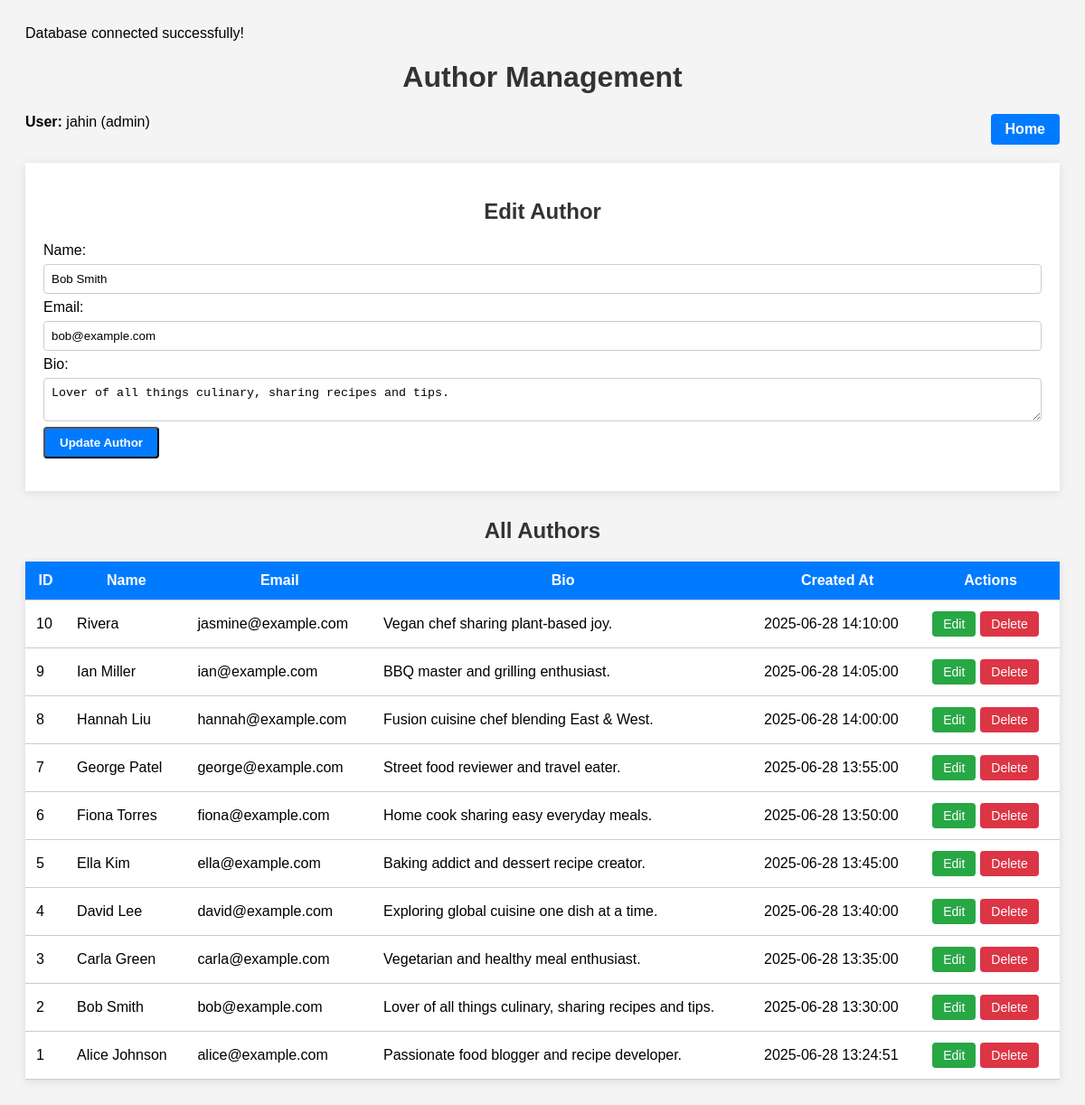
/view/dashboard/authors_info.php?edit=2 (signed in), run on the app's committed database.
### tables this page shows
CREATE TABLE `authors` (
  `author_id` int(11) NOT NULL,
  `name` varchar(100) NOT NULL,
  `email` varchar(150) NOT NULL,
  `bio` text DEFAULT NULL,
  `profile_image` varchar(255) DEFAULT NULL,
  `social_links` varchar(255) DEFAULT NULL,
  `created_at` datetime DEFAULT current_timestamp()
);

### view/dashboard/authors_info.php (the view, shortened to what this page needs)
<?php
include "../../model/database.php";
$authors = $conn->query("SELECT * FROM authors ORDER BY created_at DESC");
$editing = false;
$edit_data = ['author_id' => '', 'name' => '', 'email' => '', 'bio' => ''];
if (isset($_GET['edit']) && $_SESSION['role'] === 'admin') {
    $editing = true;
    $stmt = $conn->prepare("SELECT * FROM authors WHERE author_id = ?");
    $stmt->bind_param("i", $_GET['edit']);
    $stmt->execute();
    $result = $stmt->get_result();
    $edit_data = $result->fetch_assoc();
}
?>
<!DOCTYPE html>
<html lang="en">
<head>
</head>
<body>
    <h1>Author Management</h1>
    <div class="top-bar">
        <div><strong>User:</strong> <?= htmlspecialchars($_SESSION['username']) ?> (<?= $_SESSION['role'] ?>)</div>
        <a href="post.php" class="btn">Home</a>
    </div>
    <?php if ($_SESSION['role'] === 'admin'): ?>
        <div class="form-container">
            <h2><?= $editing ? 'Edit Author' : 'Add Author' ?></h2>
            <form method="POST">
                <label>Name:</label>
                <input type="text" name="name" required value="<?= htmlspecialchars($edit_data['name']) ?>">
                <label>Email:</label>
                <input type="email" name="email" required value="<?= htmlspecialchars($edit_data['email']) ?>">
                <label>Bio:</label>
                <textarea name="bio"><?= htmlspecialchars($edit_data['bio']) ?></textarea>
                <input class="btn" type="submit" value="<?= $editing ? 'Update Author' : 'Add Author' ?>">
            </form>
        </div>
    <?php endif; ?>
    <h2>All Authors</h2>
    <table>
        <tr>
            <th>ID</th>
            <th>Name</th>
            <th>Email</th>
            <th>Bio</th>
            <th>Created At</th>
            <th>Actions</th>
        </tr>
        <?php while ($row = $authors->fetch_assoc()): ?>
            <tr>
                <td><?= $row['author_id'] ?></td>
                <td><?= htmlspecialchars($row['name']) ?></td>
                <td><?= htmlspecialchars($row['email']) ?></td>
                <td><?= htmlspecialchars($row['bio']) ?></td>
                <td><?= $row['created_at'] ?></td>
                <td class="actions">
                    <?php if ($_SESSION['role'] === 'admin'): ?>
                        <a class="edit" href="?edit=<?= $row['author_id'] ?>">Edit</a>
                        <a class="delete" href="?delete_author=<?= $row['author_id'] ?>"
                            onclick="return confirm('Delete this author?')">Delete</a>
                    <?php else: ?>
                        View Only
                    <?php endif; ?>
                </td>
            </tr>
        <?php endwhile; ?>
    </table>
</body>
</html>

### view/dashboard/authors_info.php (style rules this page uses)
body { font-family: Arial, sans-serif; background: #f4f4f4; padding: 20px; }
h1, h2 { text-align: center; color: #333; }
.top-bar { display: flex; justify-content: space-between; margin-bottom: 20px; }
.btn { background-color: #007BFF; color: white; padding: 8px 16px; border-radius: 4px; text-decoration: none; font-weight: bold; }
table { width: 100%; border-collapse: collapse; background: white; margin-bottom: 30px; box-shadow: 0 2px 10px rgba(0, 0, 0, 0.1); }
th, td { padding: 12px; border-bottom: 1px solid #ccc; }
th { background-color: #007BFF; color: white; }
.actions { display: flex; gap: 5px; }
.actions a { padding: 6px 12px; border-radius: 4px; color: white; text-decoration: none; font-size: 14px; }
.edit { background-color: #28a745; }
.delete { background-color: #dc3545; }
.form-container { background: #fff; padding: 20px; margin-bottom: 30px; box-shadow: 0 2px 10px rgba(0, 0, 0, 0.1); }
input[type="text"], input[type="email"], textarea { width: 100%; padding: 8px; margin: 6px 0; border: 1px solid #ccc; border-radius: 4px; }

### data on the page
authors: name "Bob Smith", email "bob@example.com", bio "Lover of all things culinary, sharing recipes and tips.", author_id "2", created_at "2025-06-28 13:30:00"
authors: author_id "10", name "Rivera", email "jasmine@example.com", bio "Vegan chef sharing plant-based joy.", created_at "2025-06-28 14:10:00"
authors: author_id "9", name "Ian Miller", email "ian@example.com", bio "BBQ master and grilling enthusiast.", created_at "2025-06-28 14:05:00"
authors: author_id "8", name "Hannah Liu", email "hannah@example.com", bio "Fusion cuisine chef blending East & West.", created_at "2025-06-28 14:00:00"
authors: author_id "7", name "George Patel", email "george@example.com", bio "Street food reviewer and travel eater.", created_at "2025-06-28 13:55:00"
authors: author_id "6", name "Fiona Torres", email "fiona@example.com", bio "Home cook sharing easy everyday meals.", created_at "2025-06-28 13:50:00"
authors: author_id "5", name "Ella Kim", email "ella@example.com", bio "Baking addict and dessert recipe creator.", created_at "2025-06-28 13:45:00"
authors: author_id "4", name "David Lee", email "david@example.com", bio "Exploring global cuisine one dish at a time.", created_at "2025-06-28 13:40:00"
authors: author_id "3", name "Carla Green", email "carla@example.com", bio "Vegetarian and healthy meal enthusiast.", created_at "2025-06-28 13:35:00"
authors: author_id "1", name "Alice Johnson", email "alice@example.com", bio "Passionate food blogger and recipe developer.", created_at "2025-06-28 13:24:51"

### other printed values
$_SESSION['username'] "jahin"
$_SESSION['role'] "admin"
